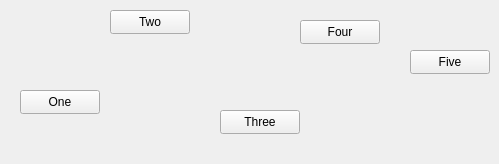
<?xml version="1.0" encoding="UTF-8"?>
<ui version="4.0">
 <class>Widget</class>
 <widget class="QWidget" name="Widget">
  <property name="geometry">
   <rect>
    <x>0</x>
    <y>0</y>
    <width>499</width>
    <height>164</height>
   </rect>
  </property>
  <property name="windowTitle">
   <string>Widget</string>
  </property>
  <widget class="QPushButton" name="oneButton">
   <property name="geometry">
    <rect>
     <x>20</x>
     <y>90</y>
     <width>80</width>
     <height>24</height>
    </rect>
   </property>
   <property name="text">
    <string>One</string>
   </property>
  </widget>
  <widget class="QPushButton" name="twoButton">
   <property name="geometry">
    <rect>
     <x>110</x>
     <y>10</y>
     <width>80</width>
     <height>24</height>
    </rect>
   </property>
   <property name="text">
    <string>Two</string>
   </property>
  </widget>
  <widget class="QPushButton" name="threeButton">
   <property name="geometry">
    <rect>
     <x>220</x>
     <y>110</y>
     <width>80</width>
     <height>24</height>
    </rect>
   </property>
   <property name="text">
    <string>Three</string>
   </property>
  </widget>
  <widget class="QPushButton" name="fourButton">
   <property name="geometry">
    <rect>
     <x>300</x>
     <y>20</y>
     <width>80</width>
     <height>24</height>
    </rect>
   </property>
   <property name="text">
    <string>Four</string>
   </property>
  </widget>
  <widget class="QPushButton" name="fiveButton">
   <property name="geometry">
    <rect>
     <x>410</x>
     <y>50</y>
     <width>80</width>
     <height>24</height>
    </rect>
   </property>
   <property name="text">
    <string>Five</string>
   </property>
  </widget>
 </widget>
 <resources/>
 <connections/>
</ui>
